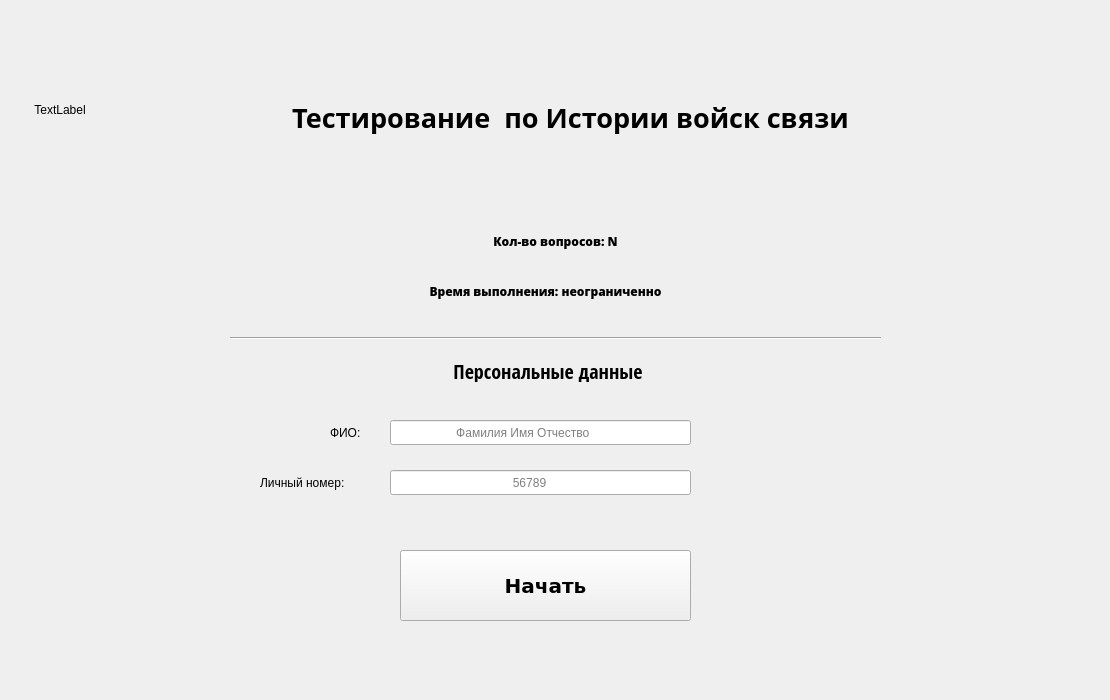
<?xml version="1.0" encoding="UTF-8"?>
<ui version="4.0">
 <class>Form</class>
 <widget class="QWidget" name="Form">
  <property name="geometry">
   <rect>
    <x>0</x>
    <y>0</y>
    <width>1110</width>
    <height>700</height>
   </rect>
  </property>
  <property name="sizePolicy">
   <sizepolicy hsizetype="Fixed" vsizetype="Fixed">
    <horstretch>0</horstretch>
    <verstretch>0</verstretch>
   </sizepolicy>
  </property>
  <property name="minimumSize">
   <size>
    <width>1110</width>
    <height>700</height>
   </size>
  </property>
  <property name="maximumSize">
   <size>
    <width>1110</width>
    <height>700</height>
   </size>
  </property>
  <property name="windowTitle">
   <string>Form</string>
  </property>
  <widget class="QLabel" name="test_name">
   <property name="geometry">
    <rect>
     <x>110</x>
     <y>90</y>
     <width>921</width>
     <height>55</height>
    </rect>
   </property>
   <property name="font">
    <font>
     <family>Lohit Tamil</family>
     <pointsize>20</pointsize>
     <weight>75</weight>
     <bold>true</bold>
    </font>
   </property>
   <property name="text">
    <string>Тестирование  по Истории войск связи</string>
   </property>
   <property name="textFormat">
    <enum>Qt::AutoText</enum>
   </property>
   <property name="alignment">
    <set>Qt::AlignCenter</set>
   </property>
  </widget>
  <widget class="QLabel" name="q_numb">
   <property name="geometry">
    <rect>
     <x>450</x>
     <y>230</y>
     <width>211</width>
     <height>22</height>
    </rect>
   </property>
   <property name="font">
    <font>
     <family>Open Sans Extrabold</family>
     <weight>75</weight>
     <bold>true</bold>
    </font>
   </property>
   <property name="text">
    <string>Кол-во вопросов: N</string>
   </property>
   <property name="alignment">
    <set>Qt::AlignCenter</set>
   </property>
  </widget>
  <widget class="QLabel" name="VAS">
   <property name="geometry">
    <rect>
     <x>10</x>
     <y>60</y>
     <width>100</width>
     <height>100</height>
    </rect>
   </property>
   <property name="sizePolicy">
    <sizepolicy hsizetype="Preferred" vsizetype="Preferred">
     <horstretch>0</horstretch>
     <verstretch>0</verstretch>
    </sizepolicy>
   </property>
   <property name="minimumSize">
    <size>
     <width>100</width>
     <height>100</height>
    </size>
   </property>
   <property name="font">
    <font>
     <family>Ubuntu</family>
    </font>
   </property>
   <property name="mouseTracking">
    <bool>false</bool>
   </property>
   <property name="text">
    <string>TextLabel</string>
   </property>
   <property name="alignment">
    <set>Qt::AlignCenter</set>
   </property>
  </widget>
  <widget class="QPushButton" name="start_but">
   <property name="geometry">
    <rect>
     <x>400</x>
     <y>550</y>
     <width>291</width>
     <height>71</height>
    </rect>
   </property>
   <property name="sizePolicy">
    <sizepolicy hsizetype="Fixed" vsizetype="Fixed">
     <horstretch>0</horstretch>
     <verstretch>0</verstretch>
    </sizepolicy>
   </property>
   <property name="font">
    <font>
     <family>DejaVu Sans</family>
     <pointsize>15</pointsize>
     <weight>75</weight>
     <bold>true</bold>
    </font>
   </property>
   <property name="text">
    <string>Начать</string>
   </property>
  </widget>
  <widget class="QLabel" name="label_3">
   <property name="geometry">
    <rect>
     <x>330</x>
     <y>420</y>
     <width>51</width>
     <height>25</height>
    </rect>
   </property>
   <property name="sizePolicy">
    <sizepolicy hsizetype="Fixed" vsizetype="Fixed">
     <horstretch>0</horstretch>
     <verstretch>0</verstretch>
    </sizepolicy>
   </property>
   <property name="minimumSize">
    <size>
     <width>51</width>
     <height>25</height>
    </size>
   </property>
   <property name="maximumSize">
    <size>
     <width>51</width>
     <height>25</height>
    </size>
   </property>
   <property name="text">
    <string>ФИО:</string>
   </property>
  </widget>
  <widget class="QLabel" name="label_5">
   <property name="geometry">
    <rect>
     <x>260</x>
     <y>470</y>
     <width>117</width>
     <height>25</height>
    </rect>
   </property>
   <property name="sizePolicy">
    <sizepolicy hsizetype="Fixed" vsizetype="Fixed">
     <horstretch>0</horstretch>
     <verstretch>0</verstretch>
    </sizepolicy>
   </property>
   <property name="minimumSize">
    <size>
     <width>117</width>
     <height>25</height>
    </size>
   </property>
   <property name="maximumSize">
    <size>
     <width>117</width>
     <height>25</height>
    </size>
   </property>
   <property name="text">
    <string>Личный номер:</string>
   </property>
  </widget>
  <widget class="QLineEdit" name="fio_edit">
   <property name="geometry">
    <rect>
     <x>390</x>
     <y>420</y>
     <width>301</width>
     <height>25</height>
    </rect>
   </property>
   <property name="sizePolicy">
    <sizepolicy hsizetype="Fixed" vsizetype="Fixed">
     <horstretch>0</horstretch>
     <verstretch>0</verstretch>
    </sizepolicy>
   </property>
   <property name="minimumSize">
    <size>
     <width>301</width>
     <height>25</height>
    </size>
   </property>
   <property name="maximumSize">
    <size>
     <width>301</width>
     <height>25</height>
    </size>
   </property>
   <property name="placeholderText">
    <string>                   Фамилия Имя Отчество</string>
   </property>
  </widget>
  <widget class="QLineEdit" name="per_numb">
   <property name="geometry">
    <rect>
     <x>390</x>
     <y>470</y>
     <width>301</width>
     <height>25</height>
    </rect>
   </property>
   <property name="sizePolicy">
    <sizepolicy hsizetype="Fixed" vsizetype="Fixed">
     <horstretch>0</horstretch>
     <verstretch>0</verstretch>
    </sizepolicy>
   </property>
   <property name="minimumSize">
    <size>
     <width>301</width>
     <height>25</height>
    </size>
   </property>
   <property name="maximumSize">
    <size>
     <width>301</width>
     <height>25</height>
    </size>
   </property>
   <property name="placeholderText">
    <string>                                    56789</string>
   </property>
  </widget>
  <widget class="QLabel" name="time_limit">
   <property name="geometry">
    <rect>
     <x>380</x>
     <y>280</y>
     <width>331</width>
     <height>22</height>
    </rect>
   </property>
   <property name="font">
    <font>
     <family>Open Sans Extrabold</family>
    </font>
   </property>
   <property name="text">
    <string>Время выполнения: неограниченно</string>
   </property>
   <property name="alignment">
    <set>Qt::AlignCenter</set>
   </property>
  </widget>
  <widget class="QLabel" name="label_7">
   <property name="geometry">
    <rect>
     <x>380</x>
     <y>360</y>
     <width>331</width>
     <height>22</height>
    </rect>
   </property>
   <property name="sizePolicy">
    <sizepolicy hsizetype="Preferred" vsizetype="Preferred">
     <horstretch>0</horstretch>
     <verstretch>0</verstretch>
    </sizepolicy>
   </property>
   <property name="font">
    <font>
     <family>Open Sans Condensed</family>
     <pointsize>15</pointsize>
    </font>
   </property>
   <property name="text">
    <string> Персональные данные</string>
   </property>
   <property name="alignment">
    <set>Qt::AlignCenter</set>
   </property>
  </widget>
  <widget class="Line" name="line">
   <property name="geometry">
    <rect>
     <x>230</x>
     <y>330</y>
     <width>651</width>
     <height>16</height>
    </rect>
   </property>
   <property name="orientation">
    <enum>Qt::Horizontal</enum>
   </property>
  </widget>
 </widget>
 <resources/>
 <connections/>
</ui>
